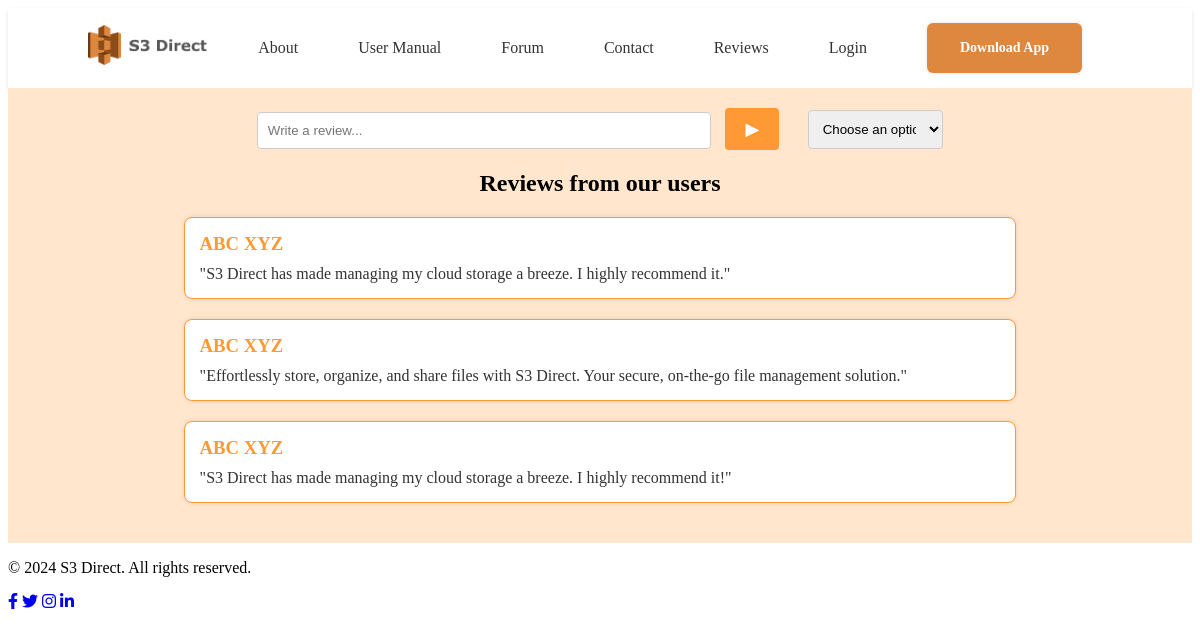
/reviews/, run on an earlier commit of the app's database.
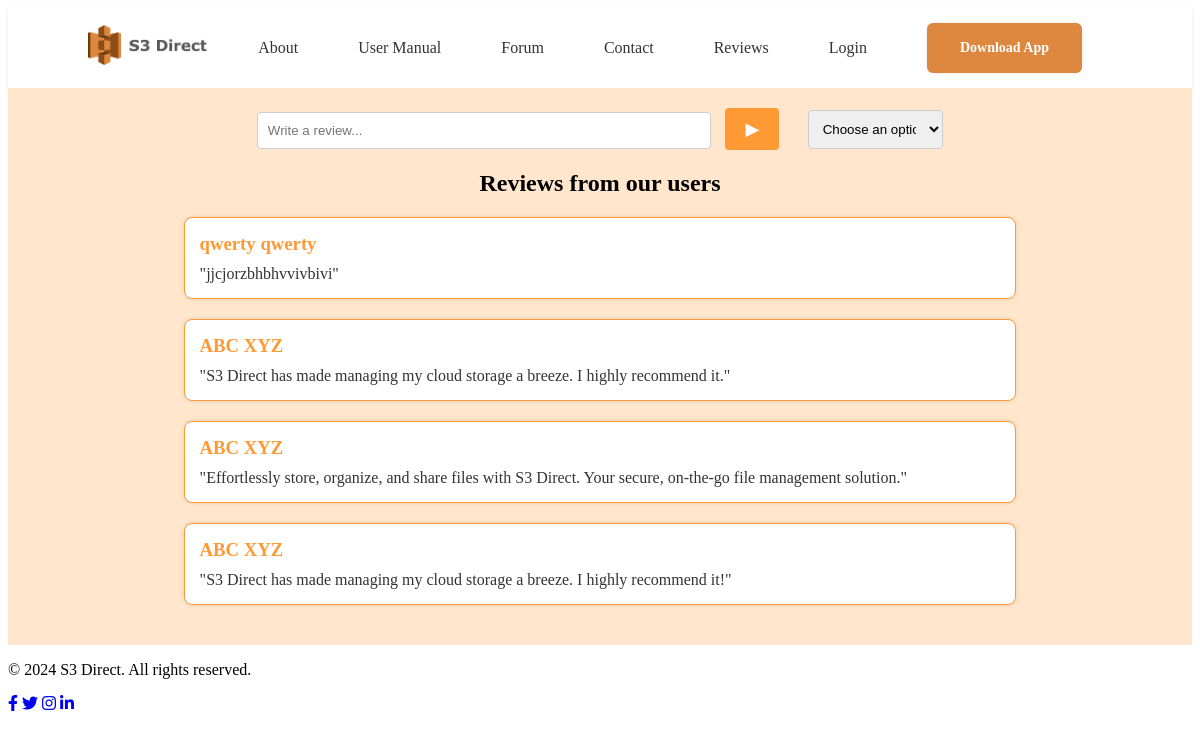
And on a later commit of the database.
### Core/models.py (models this page shows)
class Reviews(models.Model):
    dateCreated = models.DateTimeField(auto_now_add = True)
    dateModified = models.DateTimeField(auto_now = True)
    primaryKey = models.UUIDField(default=uuid.uuid4, editable=False, unique=True)
    Profile = models.ForeignKey(Account, on_delete=models.CASCADE)
    Content = models.CharField(max_length=1000, default="")
    Rating = models.IntegerField(default=0)

### Authenticate/models.py (models this page shows)
class Account(models.Model):
    dateCreated = models.DateTimeField(auto_now_add = True)
    dateModified = models.DateTimeField(auto_now = True)
    primaryKey = models.UUIDField(default=uuid.uuid4, editable=False, unique=True)
    Username = models.OneToOneField(User, on_delete=models.CASCADE)
    isActive = models.BooleanField(default=False)
    email = models.CharField(max_length=100, default="")
    firstName = models.CharField(max_length=100, default="")
    lastName = models.CharField(max_length=100, default="")

### Core/views/ReviewsC.py (the view)
# urls.py: path("reviews/", ReviewsC.reviewsFunc, name = "ReviewsPage"),
def reviewsFunc(request):
    if request.method == 'GET':
        sortby, Param = str(request.GET.get('sortby')), None
        if sortby.endswith('date'):
            if sortby.startswith('asc'):
                Param = 'dateCreated'
            else:
                Param = '-dateCreated'
        else:
            if sortby.startswith('asc'):
                Param = 'Rating'
            else:
                Param = '-Rating'
        if request.user.is_authenticated:
            _Account = Account.objects.get(Username = request.user)
            UserReviews = Reviews.objects.filter(Profile = _Account).first()
            _Reviews = Reviews.objects.exclude(Profile = _Account).order_by(Param)
            context = {
                "isAuthenticated": True,
                "Account": _Account,
                "UserReviews": UserReviews,
                "Reviews": _Reviews
            }
        else:
            _Reviews = Reviews.objects.all().order_by(Param)
            context = {
                "isAuthenticated": False,
                "Reviews": _Reviews
            }
        return render(request, 'Public/Reviews/Reviews.html', context)
    else:
        return HttpResponseRedirect(reverse('Public:ReviewsPage'))

### Core/templates/Public/Reviews/Reviews.html (shortened to what this page needs)
{% extends 'Core.html' %}
{% block headSection %}
<link rel="stylesheet" href="/static/reviews_.css">
{% endblock %}
{% block content %}
    <div class="review-section">
      <div class="review-header">
          <div class="review-input">
            <form action="{% url 'Public:ReviewsUpdatePage' %}" method="post" enctype="multipart/form-data">
              {% if UserReviews %}
                <input type="text" placeholder="Write a review..." class="write-review" id="content" name="Content" value="{{ UserReviews.Content }}">
              {% else %}
                <input type="text" placeholder="Write a review..." class="write-review" id="content" name="Content">
              {% endif %}
              {% if isAuthenticated %}
                <button class="submit-btn" type="submit">&#9654;</button>
              {% else %}
                <button class="submit-btn" onclick="alert('Login to post review.')">&#9654;</button>
              {% endif %}
            </form>
          </div>
          <select class="filter" onchange="window.location.href = this.value;">
            <option value="" selected disabled>Choose an option</option>
          </select>
      </div>
      <h2>Reviews from our users</h2>
      {% for r in Reviews %}
        <div class="review">
            <h3>{{ r.Profile.firstName }} {{ r.Profile.lastName }}</h3>
            <p>"{{ r.Content }}"</p>
        </div>
      {% empty %}
        <h4>No Reviews</h4>
      {% endfor %}
    </div>
{% endblock %}

What changed in the data, as far as the page shows it:
added Reviews: Profile.firstName "qwerty", Profile.lastName "qwerty", Content "jjcjorzbhbhvvivbivi"
